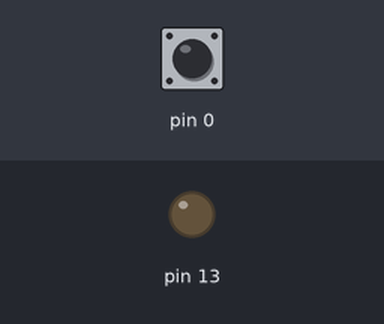
This sketch was run on a simulated Arduino Uno, built with avr-gcc and run on an emulated ATmega328P. Parts: output pins drawn as LEDs (lit = HIGH). The inputs (shaded band) are chosen by the test bench; at power-on: pin 0 HIGH.

Above: at 1.2 s.
1.3 s: pin 0 pulled LOW for 0.15 s
At 1.9 s:
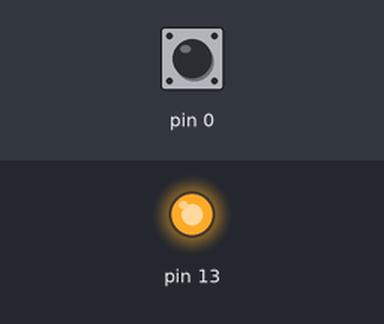
2.9 s: pin 0 pulled LOW for 1 s
At 4.3 s:
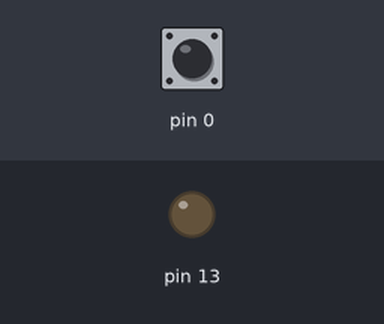
5.4 s: pin 0 pulled LOW for 3.2 s
At 6.2 s:
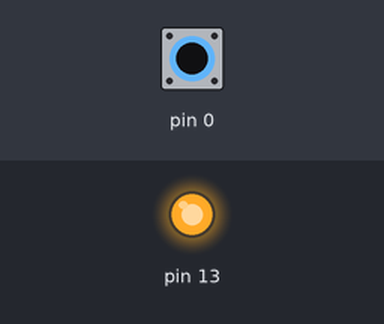
Timing chart, 0 to 8.4 s (numbered marks = the images above; inputs shaded):
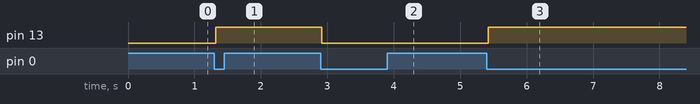

Measured:
- after the input at 1.3 s, pin 13: LOW → HIGH at once
- after the input at 2.9 s, pin 13: HIGH → LOW at once
- after the input at 5.4 s, pin 13: LOW → HIGH at once

The sketch:

Przyciski.ino
```cpp
void setup() {
  pinMode(13,OUTPUT);
  pinMode(0,INPUT_PULLUP);

}

boolean stan = 0;

void loop() {
  if(digitalRead(0) == LOW){
   delay(20); //opoznienie w przeskoku miedzy stanem niskim i wysokim
    stan = !stan;
    digitalWrite(13,stan);
    while(digitalRead(0) == LOW);
    delay(20);
  }

}
```
